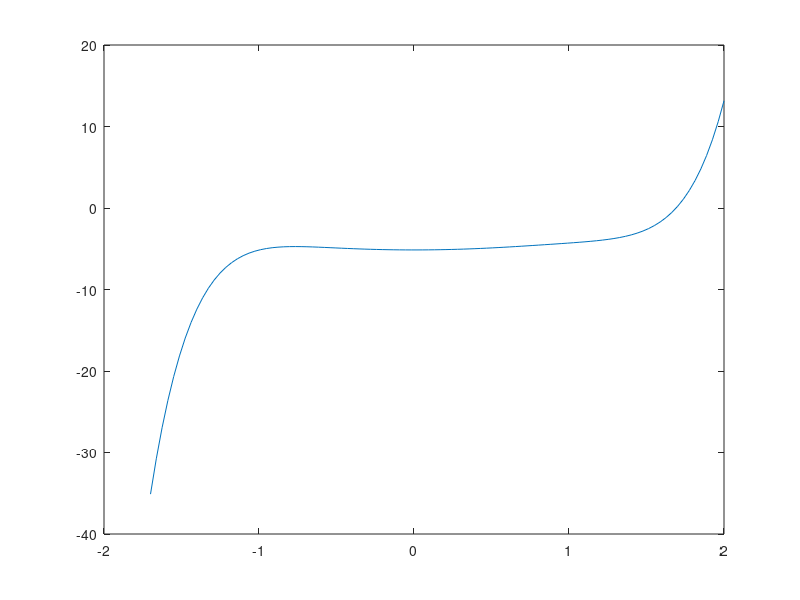

MATLAB code for this plot: (Note: this script raises an error after producing the figure.)
% BOMBONATI LEONARDO
% Esercizi dalla prova scritta e pratica del 16/07/2020

clear all % cancella tutte le variabili nel workspace
close all % chiude tutte le finestre aperte
clc % cancella tutti i comandi sulla shell

x0 = 1.21; %input("Inserire il punto x0 (numero reale) nel quale valutare il polinomio:");

coeff = [tan(1.37*pi^2 - exp(-0.6)), -log10(4.2 + sin(0.77*exp(1.3))), 0, abs(sqrt(5.7*10^-2) + cos(-3*pi/5)), 0, 5*cos(sin(12.3 - pi^2.1)), 0, log(3.1*10^-4)];
X = linspace(-1.7, 2.0);
Y = tan(1.37*pi^2 - exp(-0.6))*X.^7 - log10(4.2 + sin(0.77*exp(1.3)))*X.^6 + abs(sqrt(5.7*10^-2) + cos(-3*pi/5))*X.^4 + 5*cos(sin(12.3 - pi^2.1))+X.^2 + log(3.1*10^-4);
plot(X,Y)

[valore_polinomio, coeff] = ruffini(coeff, x0); % Valore del polinomio in x0

[derivata_prima, coeff] = ruffini(coeff, x0); % Valore della derivata prima in x0

[derivata_seconda, coeff] = ruffini(coeff, x0); % Valore della derivata seconda in x0

fprintf("Valore del polinomio in x0: %f \n", valore_polinomio)
fprintf("Valore della derivata prima in x0: %f \n", derivata_prima)
fprintf("Valore della derivata seconda in x0: %f \n", 2*derivata_seconda)









